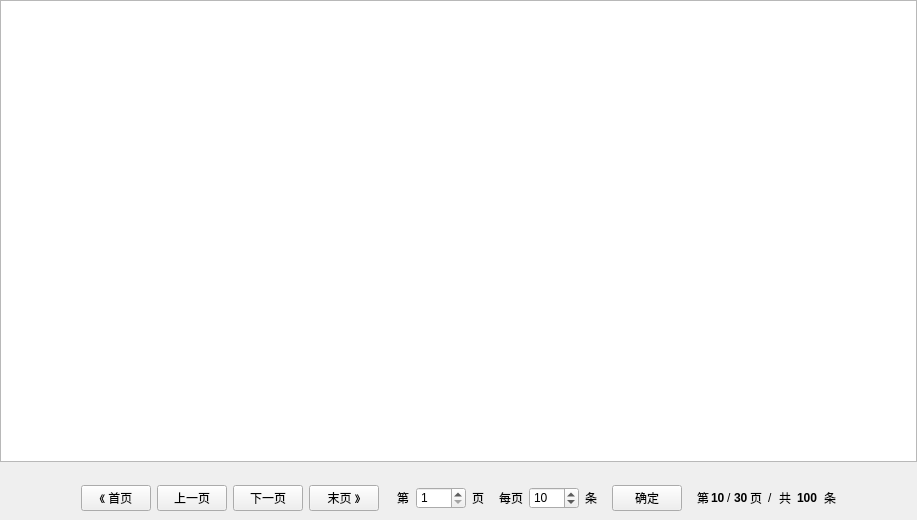
<?xml version="1.0" encoding="UTF-8"?>
<ui version="4.0">
 <class>PageTableWidget</class>
 <widget class="QWidget" name="PageTableWidget">
  <property name="geometry">
   <rect>
    <x>0</x>
    <y>0</y>
    <width>917</width>
    <height>520</height>
   </rect>
  </property>
  <property name="windowTitle">
   <string>Form</string>
  </property>
  <property name="styleSheet">
   <string notr="true">QLabel#l_ender {
	
	background-color: rgb(198, 198, 198);
	border-bottom:1px solid;
	border-bottom-color: rgb(111, 111, 111);
}</string>
  </property>
  <layout class="QVBoxLayout" name="verticalLayout">
   <property name="spacing">
    <number>2</number>
   </property>
   <property name="leftMargin">
    <number>0</number>
   </property>
   <property name="topMargin">
    <number>0</number>
   </property>
   <property name="rightMargin">
    <number>0</number>
   </property>
   <property name="bottomMargin">
    <number>0</number>
   </property>
   <item>
    <widget class="TableBodyWidget" name="table_body">
     <property name="styleSheet">
      <string notr="true">/*background: rgb(56,56,56);
alternate-background-color:rgb(48,51,55);
selection-background-color:qlineargradient(x1:0, y1:0, x2:0, y2:1, stop:0 rgb(56,56,56),stop:1 rgb(76,76,76));*/</string>
     </property>
     <property name="sortingEnabled">
      <bool>false</bool>
     </property>
     <property name="rowCount">
      <number>0</number>
     </property>
     <property name="columnCount">
      <number>0</number>
     </property>
     <attribute name="horizontalHeaderVisible">
      <bool>false</bool>
     </attribute>
     <attribute name="horizontalHeaderHighlightSections">
      <bool>true</bool>
     </attribute>
     <attribute name="horizontalHeaderShowSortIndicator" stdset="0">
      <bool>false</bool>
     </attribute>
     <attribute name="horizontalHeaderStretchLastSection">
      <bool>false</bool>
     </attribute>
     <attribute name="verticalHeaderVisible">
      <bool>false</bool>
     </attribute>
     <attribute name="verticalHeaderHighlightSections">
      <bool>false</bool>
     </attribute>
    </widget>
   </item>
   <item>
    <widget class="QLabel" name="table_end">
     <property name="sizePolicy">
      <sizepolicy hsizetype="Preferred" vsizetype="Maximum">
       <horstretch>0</horstretch>
       <verstretch>0</verstretch>
      </sizepolicy>
     </property>
     <property name="maximumSize">
      <size>
       <width>16777215</width>
       <height>10</height>
      </size>
     </property>
     <property name="text">
      <string/>
     </property>
    </widget>
   </item>
   <item>
    <widget class="QWidget" name="table_pageNavator" native="true">
     <layout class="QHBoxLayout" name="horizontalLayout_2">
      <item>
       <spacer name="horizontalSpacer">
        <property name="orientation">
         <enum>Qt::Horizontal</enum>
        </property>
        <property name="sizeHint" stdset="0">
         <size>
          <width>40</width>
          <height>20</height>
         </size>
        </property>
       </spacer>
      </item>
      <item>
       <widget class="QWidget" name="w_pages" native="true">
        <property name="sizePolicy">
         <sizepolicy hsizetype="Maximum" vsizetype="Preferred">
          <horstretch>0</horstretch>
          <verstretch>0</verstretch>
         </sizepolicy>
        </property>
        <property name="maximumSize">
         <size>
          <width>350</width>
          <height>16777215</height>
         </size>
        </property>
        <layout class="QHBoxLayout" name="horizontalLayout_4">
         <property name="leftMargin">
          <number>9</number>
         </property>
         <property name="topMargin">
          <number>0</number>
         </property>
         <property name="rightMargin">
          <number>5</number>
         </property>
         <property name="bottomMargin">
          <number>0</number>
         </property>
         <item>
          <widget class="QPushButton" name="pbtn_pageFirst">
           <property name="maximumSize">
            <size>
             <width>70</width>
             <height>16777215</height>
            </size>
           </property>
           <property name="text">
            <string>《 首页</string>
           </property>
          </widget>
         </item>
         <item>
          <widget class="QPushButton" name="pbtn_pagePrev">
           <property name="maximumSize">
            <size>
             <width>70</width>
             <height>16777215</height>
            </size>
           </property>
           <property name="text">
            <string>上一页</string>
           </property>
          </widget>
         </item>
         <item>
          <widget class="QPushButton" name="pbtn_pageNext">
           <property name="maximumSize">
            <size>
             <width>70</width>
             <height>16777215</height>
            </size>
           </property>
           <property name="text">
            <string>下一页</string>
           </property>
          </widget>
         </item>
         <item>
          <widget class="QPushButton" name="pbtn_pageEnd">
           <property name="maximumSize">
            <size>
             <width>70</width>
             <height>16777215</height>
            </size>
           </property>
           <property name="text">
            <string>末页 》</string>
           </property>
          </widget>
         </item>
        </layout>
       </widget>
      </item>
      <item>
       <widget class="QWidget" name="w_pos" native="true">
        <property name="sizePolicy">
         <sizepolicy hsizetype="Maximum" vsizetype="Preferred">
          <horstretch>0</horstretch>
          <verstretch>0</verstretch>
         </sizepolicy>
        </property>
        <property name="minimumSize">
         <size>
          <width>100</width>
          <height>0</height>
         </size>
        </property>
        <property name="maximumSize">
         <size>
          <width>130</width>
          <height>16777215</height>
         </size>
        </property>
        <layout class="QHBoxLayout" name="horizontalLayout_9">
         <property name="leftMargin">
          <number>7</number>
         </property>
         <property name="topMargin">
          <number>0</number>
         </property>
         <property name="rightMargin">
          <number>5</number>
         </property>
         <property name="bottomMargin">
          <number>0</number>
         </property>
         <item>
          <widget class="QLabel" name="label_6">
           <property name="text">
            <string>第</string>
           </property>
          </widget>
         </item>
         <item>
          <widget class="QSpinBox" name="sb_curPage">
           <property name="sizePolicy">
            <sizepolicy hsizetype="Fixed" vsizetype="Fixed">
             <horstretch>0</horstretch>
             <verstretch>0</verstretch>
            </sizepolicy>
           </property>
           <property name="minimumSize">
            <size>
             <width>50</width>
             <height>0</height>
            </size>
           </property>
           <property name="maximumSize">
            <size>
             <width>50</width>
             <height>16777215</height>
            </size>
           </property>
           <property name="minimum">
            <number>1</number>
           </property>
           <property name="maximum">
            <number>1000000</number>
           </property>
          </widget>
         </item>
         <item>
          <widget class="QLabel" name="label_7">
           <property name="text">
            <string>页</string>
           </property>
          </widget>
         </item>
        </layout>
       </widget>
      </item>
      <item>
       <widget class="QWidget" name="w_curNums" native="true">
        <property name="sizePolicy">
         <sizepolicy hsizetype="Maximum" vsizetype="Preferred">
          <horstretch>0</horstretch>
          <verstretch>0</verstretch>
         </sizepolicy>
        </property>
        <property name="minimumSize">
         <size>
          <width>110</width>
          <height>0</height>
         </size>
        </property>
        <property name="maximumSize">
         <size>
          <width>110</width>
          <height>16777215</height>
         </size>
        </property>
        <layout class="QHBoxLayout" name="horizontalLayout_3">
         <property name="leftMargin">
          <number>3</number>
         </property>
         <property name="topMargin">
          <number>0</number>
         </property>
         <property name="bottomMargin">
          <number>0</number>
         </property>
         <item>
          <widget class="QLabel" name="label_4">
           <property name="text">
            <string>每页</string>
           </property>
          </widget>
         </item>
         <item>
          <widget class="QSpinBox" name="sb_curPageNum">
           <property name="sizePolicy">
            <sizepolicy hsizetype="Fixed" vsizetype="Fixed">
             <horstretch>0</horstretch>
             <verstretch>0</verstretch>
            </sizepolicy>
           </property>
           <property name="minimumSize">
            <size>
             <width>50</width>
             <height>0</height>
            </size>
           </property>
           <property name="maximumSize">
            <size>
             <width>50</width>
             <height>16777215</height>
            </size>
           </property>
           <property name="minimum">
            <number>1</number>
           </property>
           <property name="maximum">
            <number>1000</number>
           </property>
           <property name="value">
            <number>10</number>
           </property>
          </widget>
         </item>
         <item>
          <widget class="QLabel" name="label_5">
           <property name="text">
            <string>条</string>
           </property>
          </widget>
         </item>
        </layout>
       </widget>
      </item>
      <item>
       <widget class="QPushButton" name="btn_pageOk">
        <property name="sizePolicy">
         <sizepolicy hsizetype="Fixed" vsizetype="Fixed">
          <horstretch>0</horstretch>
          <verstretch>0</verstretch>
         </sizepolicy>
        </property>
        <property name="maximumSize">
         <size>
          <width>70</width>
          <height>16777215</height>
         </size>
        </property>
        <property name="text">
         <string>确定</string>
        </property>
       </widget>
      </item>
      <item>
       <widget class="QWidget" name="w_numStatistics" native="true">
        <property name="sizePolicy">
         <sizepolicy hsizetype="Preferred" vsizetype="Preferred">
          <horstretch>0</horstretch>
          <verstretch>0</verstretch>
         </sizepolicy>
        </property>
        <layout class="QHBoxLayout" name="horizontalLayout_8">
         <property name="topMargin">
          <number>0</number>
         </property>
         <property name="bottomMargin">
          <number>0</number>
         </property>
         <item>
          <layout class="QHBoxLayout" name="horizontalLayout_6">
           <property name="spacing">
            <number>2</number>
           </property>
           <item>
            <widget class="QLabel" name="label_9">
             <property name="text">
              <string>第</string>
             </property>
            </widget>
           </item>
           <item>
            <widget class="QLabel" name="l_curPage">
             <property name="text">
              <string>&lt;html&gt;&lt;head/&gt;&lt;body&gt;&lt;p&gt;&lt;span style=&quot; font-weight:600;&quot;&gt;10&lt;/span&gt;&lt;/p&gt;&lt;/body&gt;&lt;/html&gt;</string>
             </property>
            </widget>
           </item>
           <item>
            <widget class="QLabel" name="label_2">
             <property name="text">
              <string>/</string>
             </property>
            </widget>
           </item>
           <item>
            <widget class="QLabel" name="l_totalPage">
             <property name="text">
              <string>&lt;html&gt;&lt;head/&gt;&lt;body&gt;&lt;p&gt;&lt;span style=&quot; font-weight:600;&quot;&gt;30&lt;/span&gt;&lt;/p&gt;&lt;/body&gt;&lt;/html&gt;</string>
             </property>
            </widget>
           </item>
           <item>
            <widget class="QLabel" name="label_11">
             <property name="text">
              <string>页</string>
             </property>
            </widget>
           </item>
          </layout>
         </item>
         <item>
          <widget class="QLabel" name="label_12">
           <property name="text">
            <string>/</string>
           </property>
          </widget>
         </item>
         <item>
          <layout class="QHBoxLayout" name="horizontalLayout_7">
           <item>
            <widget class="QLabel" name="label_13">
             <property name="text">
              <string>共</string>
             </property>
            </widget>
           </item>
           <item>
            <widget class="QLabel" name="l_totalNum">
             <property name="text">
              <string>&lt;html&gt;&lt;head/&gt;&lt;body&gt;&lt;p&gt;&lt;span style=&quot; font-weight:600;&quot;&gt;100&lt;/span&gt;&lt;/p&gt;&lt;/body&gt;&lt;/html&gt;</string>
             </property>
            </widget>
           </item>
           <item>
            <widget class="QLabel" name="label_15">
             <property name="text">
              <string>条</string>
             </property>
            </widget>
           </item>
          </layout>
         </item>
        </layout>
       </widget>
      </item>
      <item>
       <spacer name="horizontalSpacer_2">
        <property name="orientation">
         <enum>Qt::Horizontal</enum>
        </property>
        <property name="sizeHint" stdset="0">
         <size>
          <width>40</width>
          <height>20</height>
         </size>
        </property>
       </spacer>
      </item>
     </layout>
    </widget>
   </item>
  </layout>
 </widget>
 <customwidgets>
  <customwidget>
   <class>TableBodyWidget</class>
   <extends>QTableWidget</extends>
   <header>modules/common/tablebodywidget.h</header>
  </customwidget>
 </customwidgets>
 <resources/>
 <connections/>
</ui>
